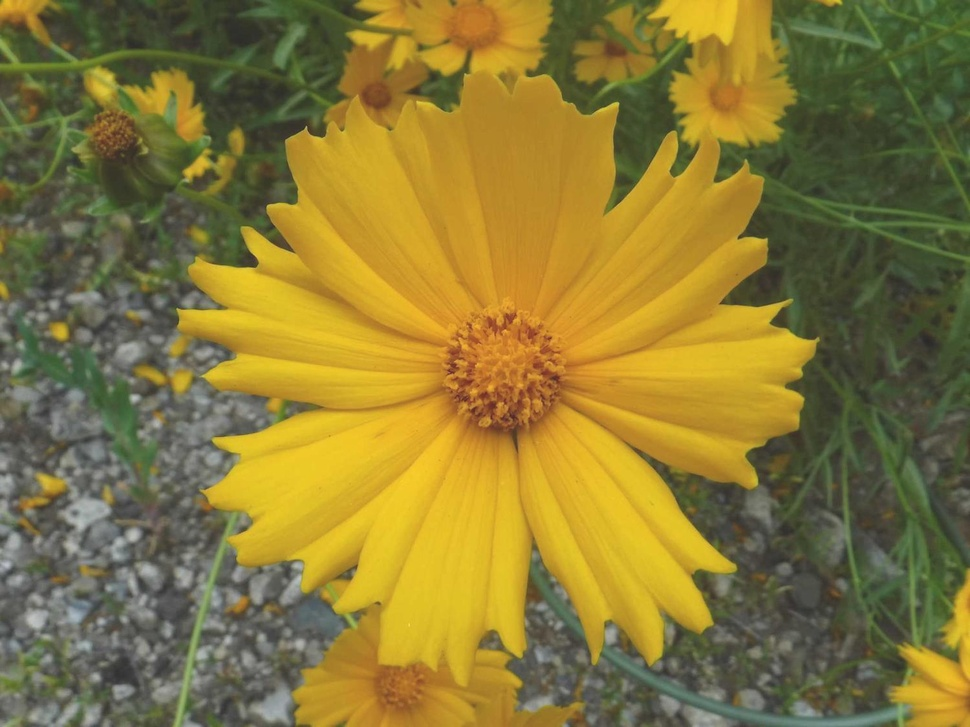
#> input picture test/1.jpg, 970 x 727 px, shrunk from 1500 x 1125 before the run
$ python color.py
#> lines starting #> are read from the running program, lines starting #| are printed output that depends on the picture; after the words box and inside, x2 and y2 are one past the last pixel; in counts of white or black regions, pixels touching at a corner belong together
import cv2
import numpy as np
from sklearn.cluster import KMeans

def main():
    # 画像を読み込む
    image_path = '1.jpg'
    image = cv2.imread(image_path)
#> image is the input picture: shape (727, 970, 3); mean B, G, R 55.4, 121.1, 136.9

    if image is None:
        print(f"Error: Unable to load image at {image_path}")
        return

    # BGRからHSVに変換
    hsv_image = cv2.cvtColor(image, cv2.COLOR_BGR2HSV)
#> hsv_image: shape (727, 970, 3); mean H, S, V 30.9, 131.7, 140.9

    # 黄色の範囲を定義 (HSV空間)
    lower_yellow = np.array([20, 100, 100])
    upper_yellow = np.array([30, 255, 255])

    # マスクを作成
    mask = cv2.inRange(hsv_image, lower_yellow, upper_yellow)
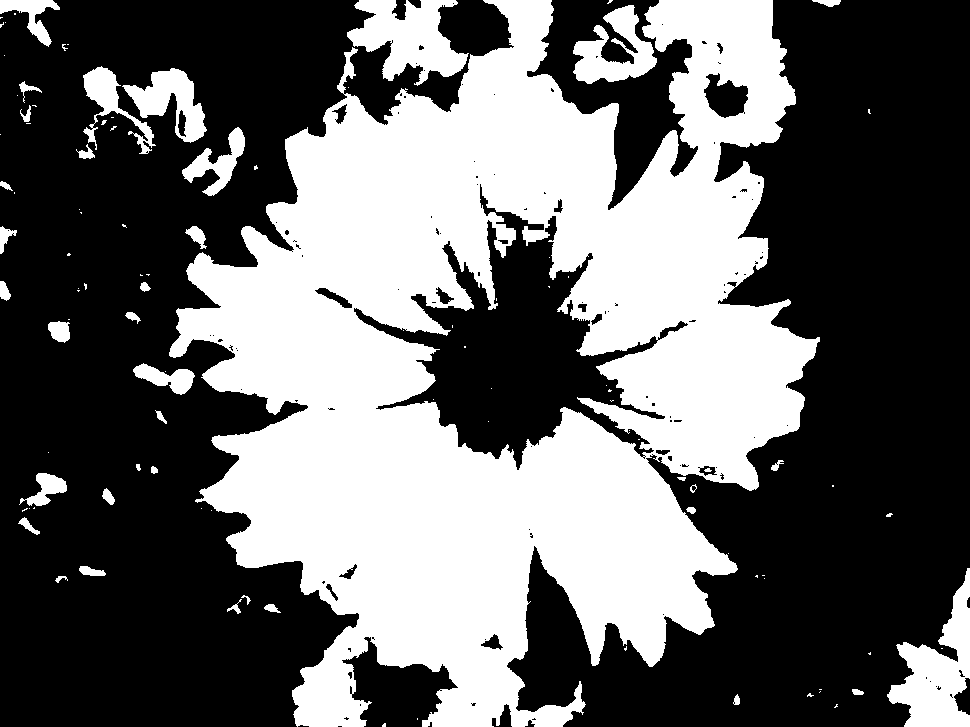
#> mask: shape (727, 970); 40.3% white; 104 white regions (66 under 20 px), largest, box (x1, y1, x2, y2) and area: (169, 0, 820, 727) 257149, (887, 568, 970, 727) 6236, (347, 0, 469, 86) 5762

    # 黄色の部分を抽出
    yellow_parts = cv2.bitwise_and(image, image, mask=mask)
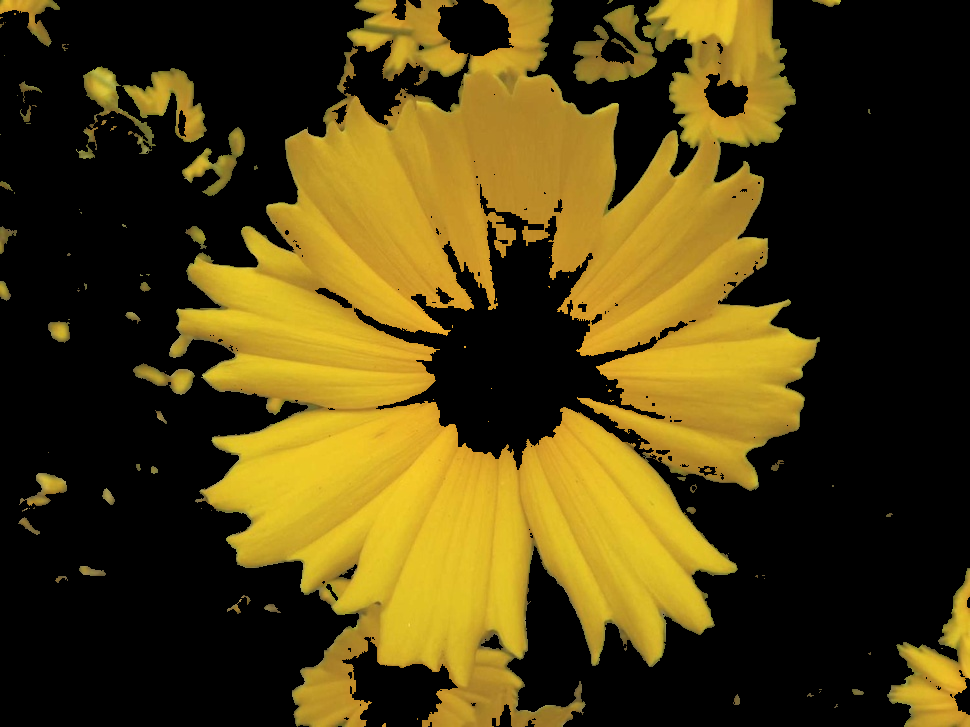
#> yellow_parts: shape (727, 970, 3); mean B, G, R 16.9, 64.6, 80

    # 黄色のピクセルのカラーコードを抽出
    yellow_pixels = image[mask != 0]

    if yellow_pixels.size == 0:
        print("No yellow pixels detected.")
    else:
        # K-meansクラスタリングを使用して色をグループ化
        num_clusters = 5  # クラスタの数（代表色の数）
        kmeans = KMeans(n_clusters=num_clusters)
        kmeans.fit(yellow_pixels)

        # クラスタの中心を取得
        cluster_centers = kmeans.cluster_centers_
        print("Detected yellow color codes (BGR):")
        for color in cluster_centers:
            print(np.round(color).astype(int))  # カラーコードを整数に丸めて表示

    # 結果を表示
    cv2.imshow('Original Image', image)
    cv2.imshow('Yellow Parts', yellow_parts)

    # キーが押されるのを待ってからウィンドウを閉じる
    cv2.waitKey(0)
    cv2.destroyAllWindows()

if __name__ == "__main__":
    main()

$ run again, with test/2.jpg copied over test/1.jpg
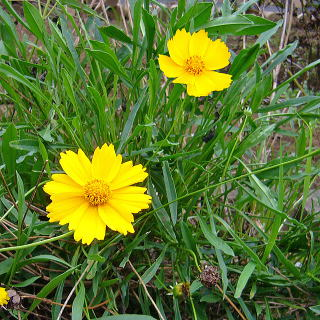
#> input picture test/2.jpg, 320 x 320 px
#> in main, image is the input picture: shape (320, 320, 3); mean B, G, R 46.3, 118.5, 92.8
#> hsv_image: shape (320, 320, 3); mean H, S, V 45.5, 158.5, 122.1
#> in main, `mask = cv2.inRange(hsv_image, lower_yellow, upper_yellow)`:
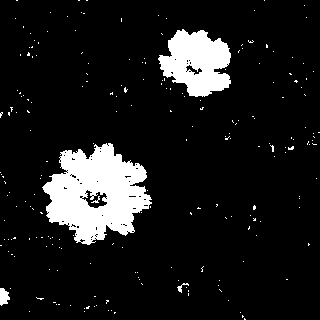
#> mask: shape (320, 320); 10.6% white; 215 white regions (210 under 20 px), largest, box (x1, y1, x2, y2) and area: (42, 143, 152, 245) 6857, (158, 29, 231, 97) 3295, (0, 288, 10, 306) 128, (177, 283, 189, 293) 37, (91, 196, 100, 203) 21
#> in main, `yellow_parts = cv2.bitwise_and(image, image, mask=mask)`:
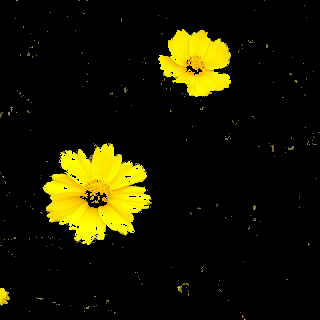
#> yellow_parts: shape (320, 320, 3); mean B, G, R 1.2, 23.3, 25.3

$ run again, with test/3.jpg copied over test/1.jpg
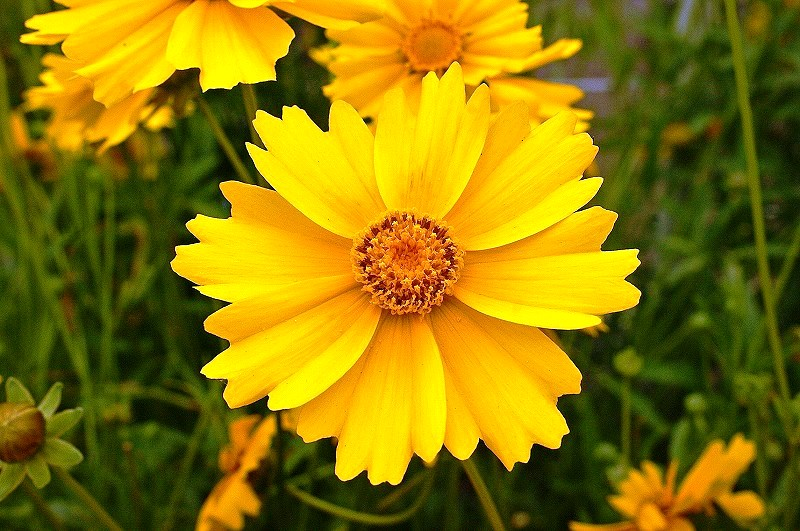
#> input picture test/3.jpg, 800 x 531 px
#> in main, image is the input picture: shape (531, 800, 3); mean B, G, R 6.4, 121.2, 140.5
#> hsv_image: shape (531, 800, 3); mean H, S, V 30.1, 240.1, 147.3
#> in main, `mask = cv2.inRange(hsv_image, lower_yellow, upper_yellow)`:
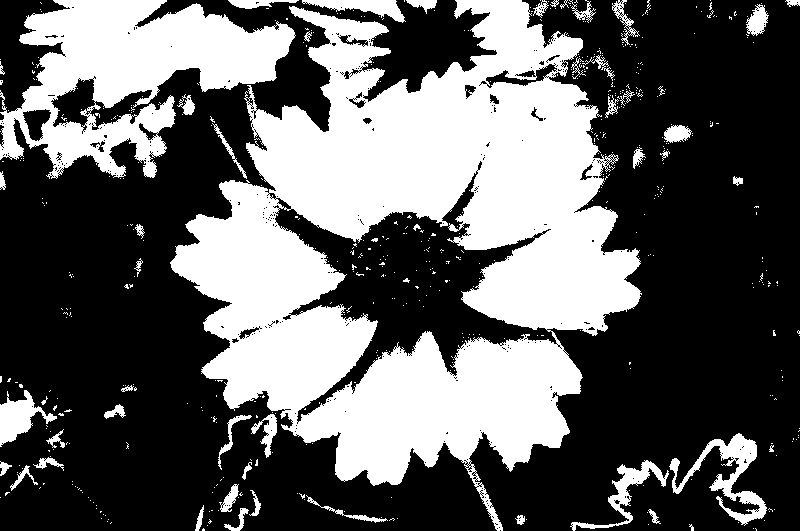
#> mask: shape (531, 800); 38% white; 562 white regions (511 under 20 px), largest, box (x1, y1, x2, y2) and area: (170, 0, 642, 531) 121769, (0, 0, 296, 179) 26021, (669, 433, 767, 526) 2487
#> in main, `yellow_parts = cv2.bitwise_and(image, image, mask=mask)`:
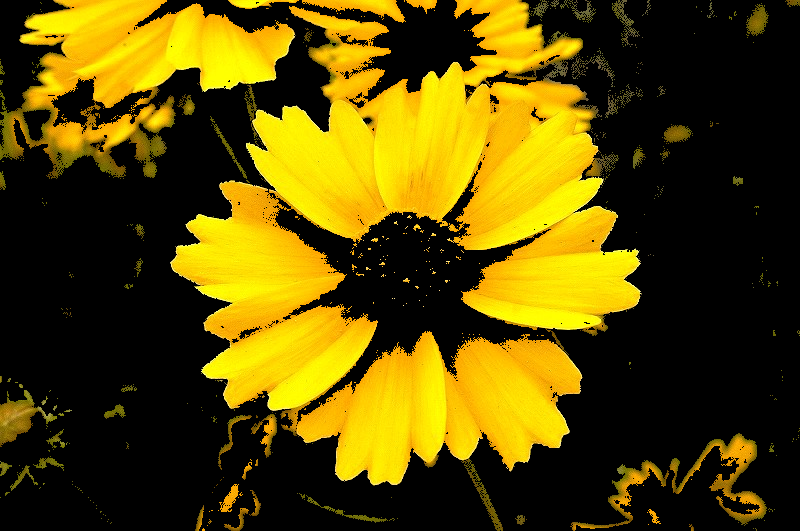
#> yellow_parts: shape (531, 800, 3); mean B, G, R 2.1, 74.8, 90.3
